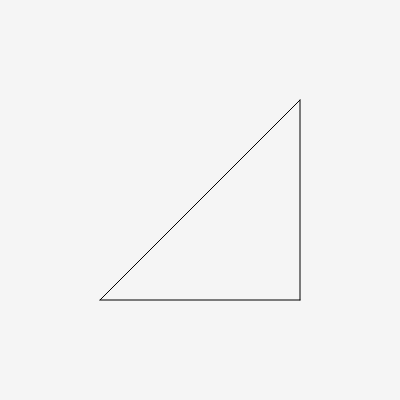
Frame 1 (no input)
Frame 60 (no input): identical to frame 1, image omitted
Frame 120 (the mouse pressed at the canvas centre since frame 60): identical to frame 1, image omitted

The p5.js sketch that drew this single still picture (run headless with seeded random() and noise() and a simulated clock; from frame 60 on, the mouse is pressed at the canvas centre):

// p5.js sketch
// ── sketch.js
let triRet;
function setup() {
  createCanvas(400, 400);
  triRet = new TrianguloRetangulo();
}

function draw() {
  background(245);
  triRet.mostrar();
}

// ── TrianguloRetangulo.js
class TrianguloRetangulo {
  constructor() {
    this.origem = createVector(width / 2 + width / 4, height / 2 + height / 4);
    this.catetoA;
    this.catetoB;
  }
  mostrar() {
    line(
      width / 2 + width / 4,
      height / 2 + height / 4,
      width / 2 + width / 4,
      height / 2 - height / 4
    );
    line(
      width / 2 + width / 4,
      height / 2 + height / 4,
      width / 2 - width / 4,
      height / 2 + height / 4
    );
    line(
      width / 2 - width / 4,
      height / 2 + height / 4,
      width / 2 + width / 4,
      height / 2 - height / 4
    );
  }
}

// ── funcionalidades.js
const catetoA = document.getElementById("catetoA");
const catetoB = document.getElementById("catetoB");

const incrementoA = () => (catetoA.value = `${90 - Number(catetoB.value)}`);
const incrementoB = () => (catetoB.value = `${90 - Number(catetoA.value)}`);

// ── style.css
/* CABEÇALHO */
header {
  margin-bottom: 3%;
}

/* SEÇÕES */
h2 {
  text-align: center;
  margin-bottom: 20px;
}

input[type="number"],
input[type="text"] {
  text-align: center;
}

input[type="number"] {
  border: none;
  background-color: transparent;
}

input[type="text"] {
  width: 120px;
}

#agrupador {
  align-items: center;
  justify-content: center;
}

.container {
  padding: 20px;
}

.divisor {
  height: 500px;
}

#angulos {
  text-align: center;
}

#valoresLados label {
  display: flex;
  justify-content: space-between;
}

.separador {
  display: grid;
  width: 275px;
}

#divTabela {
  padding: 15px;
}

#tabela {
  width: 100%;
  text-align: center;
  border-radius: 10px;
}

#tabela th,
#tabela td {
  padding: 5px;
}

#tabela thead,
#tabela td:not(td.valorTabela) {
  background-color: rgb(162, 255, 182);
}

.valorTabela {
  font-size: 20px;
  background-color: rgb(245, 245, 245);
}

.valorTabela:hover {
  background-color: rgb(230, 230, 230);
  scale: 1.12;
}
